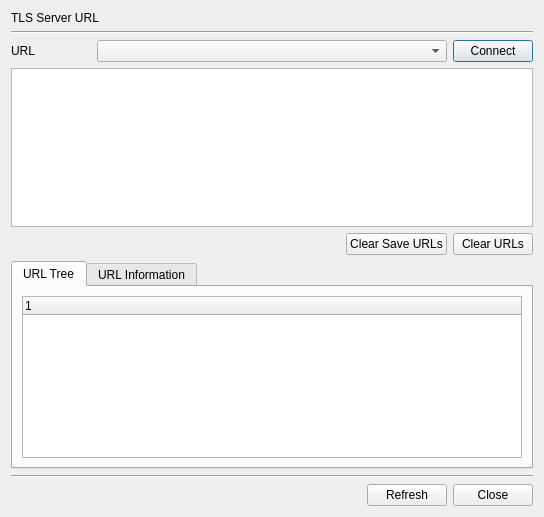
<?xml version="1.0" encoding="UTF-8"?>
<ui version="4.0">
 <class>TLSVerifyDlg</class>
 <widget class="QDialog" name="TLSVerifyDlg">
  <property name="geometry">
   <rect>
    <x>0</x>
    <y>0</y>
    <width>544</width>
    <height>517</height>
   </rect>
  </property>
  <property name="windowTitle">
   <string>TLS Verify</string>
  </property>
  <layout class="QVBoxLayout" name="verticalLayout">
   <item>
    <widget class="QLabel" name="label">
     <property name="text">
      <string>TLS Server URL</string>
     </property>
    </widget>
   </item>
   <item>
    <widget class="Line" name="line_2">
     <property name="orientation">
      <enum>Qt::Horizontal</enum>
     </property>
    </widget>
   </item>
   <item>
    <layout class="QGridLayout" name="gridLayout">
     <item row="0" column="0">
      <widget class="QLabel" name="label_2">
       <property name="minimumSize">
        <size>
         <width>80</width>
         <height>0</height>
        </size>
       </property>
       <property name="text">
        <string>URL</string>
       </property>
      </widget>
     </item>
     <item row="0" column="1">
      <widget class="QComboBox" name="mURLCombo">
       <property name="sizePolicy">
        <sizepolicy hsizetype="Expanding" vsizetype="Fixed">
         <horstretch>0</horstretch>
         <verstretch>0</verstretch>
        </sizepolicy>
       </property>
      </widget>
     </item>
     <item row="0" column="2">
      <widget class="QPushButton" name="mConnectBtn">
       <property name="text">
        <string>Connect</string>
       </property>
      </widget>
     </item>
    </layout>
   </item>
   <item>
    <widget class="QTableWidget" name="mURLTable"/>
   </item>
   <item>
    <layout class="QGridLayout" name="gridLayout_3">
     <property name="topMargin">
      <number>0</number>
     </property>
     <item row="0" column="2">
      <widget class="QPushButton" name="mClearURLBtn">
       <property name="text">
        <string>Clear URLs</string>
       </property>
      </widget>
     </item>
     <item row="0" column="0">
      <spacer name="horizontalSpacer_2">
       <property name="orientation">
        <enum>Qt::Horizontal</enum>
       </property>
       <property name="sizeHint" stdset="0">
        <size>
         <width>40</width>
         <height>20</height>
        </size>
       </property>
      </spacer>
     </item>
     <item row="0" column="1">
      <widget class="QPushButton" name="mClearSaveURLBtn">
       <property name="text">
        <string>Clear Save URLs</string>
       </property>
      </widget>
     </item>
    </layout>
   </item>
   <item>
    <widget class="QTabWidget" name="tabWidget">
     <property name="currentIndex">
      <number>0</number>
     </property>
     <widget class="QWidget" name="tab">
      <attribute name="title">
       <string>URL Tree</string>
      </attribute>
      <layout class="QVBoxLayout" name="verticalLayout_2">
       <item>
        <widget class="QTreeWidget" name="mURLTree">
         <column>
          <property name="text">
           <string notr="true">1</string>
          </property>
         </column>
        </widget>
       </item>
      </layout>
     </widget>
     <widget class="QWidget" name="tab_2">
      <attribute name="title">
       <string>URL Information</string>
      </attribute>
      <layout class="QVBoxLayout" name="verticalLayout_3">
       <item>
        <widget class="QPlainTextEdit" name="mURLInfoText"/>
       </item>
      </layout>
     </widget>
    </widget>
   </item>
   <item>
    <widget class="Line" name="line">
     <property name="orientation">
      <enum>Qt::Horizontal</enum>
     </property>
    </widget>
   </item>
   <item>
    <layout class="QGridLayout" name="gridLayout_2">
     <item row="0" column="1">
      <widget class="QPushButton" name="mRefreshBtn">
       <property name="text">
        <string>Refresh</string>
       </property>
      </widget>
     </item>
     <item row="0" column="2">
      <widget class="QPushButton" name="mCloseBtn">
       <property name="text">
        <string>Close</string>
       </property>
      </widget>
     </item>
     <item row="0" column="0">
      <spacer name="horizontalSpacer">
       <property name="orientation">
        <enum>Qt::Horizontal</enum>
       </property>
       <property name="sizeHint" stdset="0">
        <size>
         <width>40</width>
         <height>20</height>
        </size>
       </property>
      </spacer>
     </item>
    </layout>
   </item>
  </layout>
 </widget>
 <resources/>
 <connections/>
</ui>
